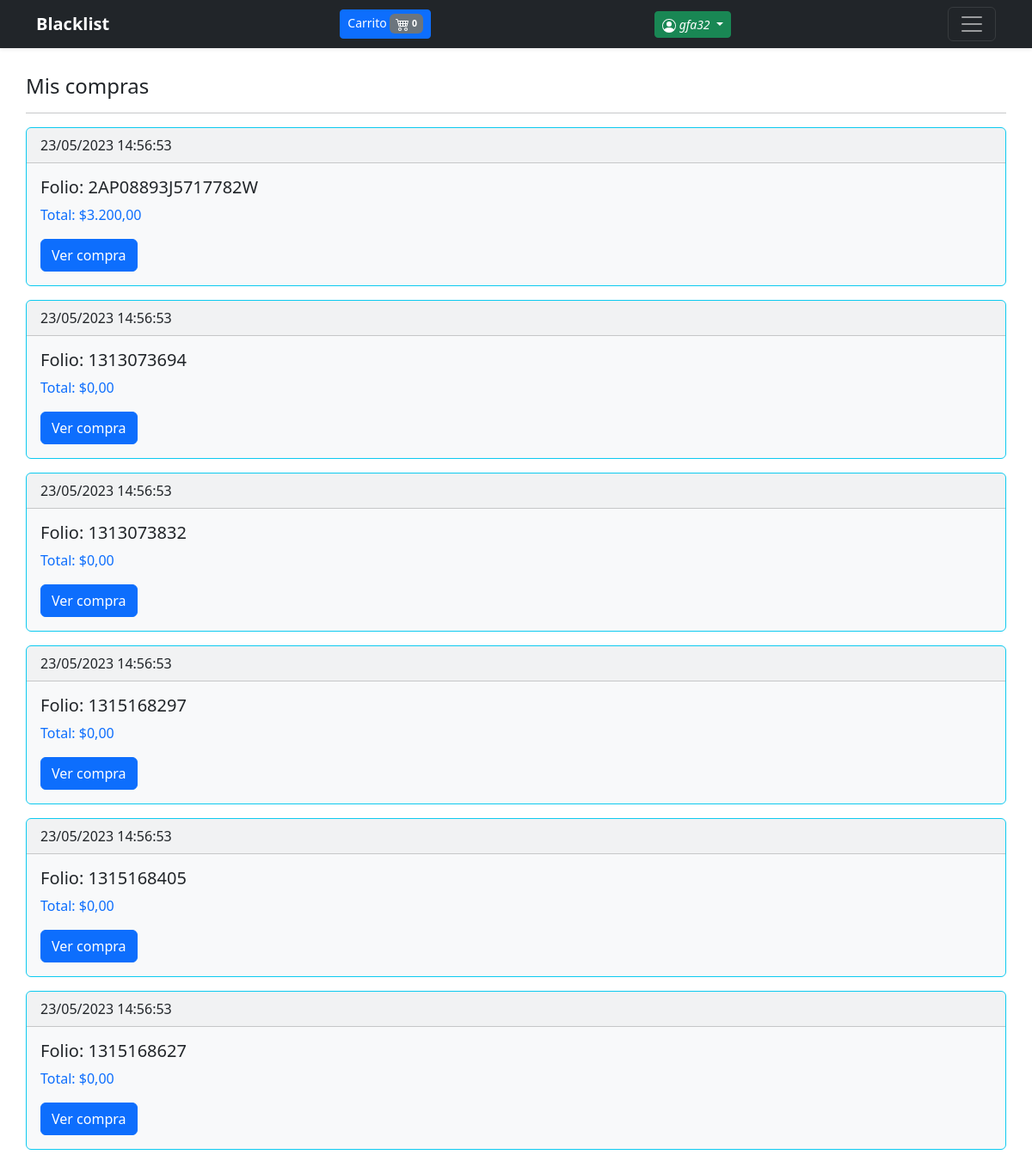
The app's page /compras.php (signed in) with its own data.
### tables this page shows
CREATE TABLE `compra` (
  `id` int(11) NOT NULL,
  `id_transaccion` varchar(20) NOT NULL,
  `fecha` datetime NOT NULL,
  `status` varchar(20) NOT NULL,
  `medio_pago` varchar(20) DEFAULT NULL,
  `email` varchar(50) NOT NULL,
  `id_cliente` varchar(20) NOT NULL,
  `total` decimal(10,2) NOT NULL
);

### clientesFunciones.php (called while the page is built, shortened)
<?php
function generarToken(){
    return md5(uniqid(mt_rand(),false));
}
?>

### compras.php (the view, shortened to what this page needs)
<?php
require 'clientesFunciones.php';
$db = new Database();
$con = $db->conectar();
$token = generarToken();
$idCliente = $_SESSION['user_cliente'];
$sql = $con->prepare("SELECT id_transaccion, fecha, status, total, medio_pago  FROM compra WHERE id_cliente=? ORDER BY DATE(fecha) DESC");
$sql->execute([$idCliente]);
$date = $sql->fetch(PDO::FETCH_ASSOC);
$fecha = new DateTime($date['fecha']);
$fecha = $fecha->format('d/m/Y H:i:s');
?>
<!DOCTYPE html>
<html lang="en">
<head>
    <link href="https://cdn.jsdelivr.net/npm/bootstrap@5.3.0-alpha2/dist/css/bootstrap.min.css" rel="stylesheet">
    <link rel="stylesheet" href="css/estilos.css">
</head>
<body>
    <?php include 'menu.php';?>
    <main>
        <div class="container">
            <h4>Mis compras</h4>
            <hr>
            <?php while($row = $sql->fetch(PDO::FETCH_ASSOC)){ ?>
                <div class="card mb-3 bg-light border-info">
                    <div class="card-header">
                        <?php echo $fecha; ?>
                    </div>
                    <div class="card-body">
                        <h5 class="card-title">Folio: <?php echo $row['id_transaccion']; ?></h5>
                        <p class="card-text text-primary">Total: <?php echo MONEDA. '' . number_format($row['total'], 2, ',', '.');?></p>
                        <a href="compra_detalle.php?orden=<?php echo $row['id_transaccion'];?>&token=<?php echo $token;?>" class="btn btn-primary">Ver compra</a>
                    </div>
                </div>
            <?php } ?>
        </div>
    </main>
</body>
</html>

### css/estilos.css (style rules this page uses)
main>.container { padding: 30px 0; }

### records on screen
compra: id_transaccion "2AP08893J5717782W", total "3.200,00"
compra: fecha "23/05/2023 14:56:53"
compra: id_transaccion "1313073694", total "0,00"
compra: id_transaccion "1313073832", total "0,00"
compra: id_transaccion "1315168297", total "0,00"
compra: id_transaccion "1315168405", total "0,00"
compra: id_transaccion "1315168627", total "0,00"

### other values on screen
$num_cart "0"
$_SESSION['user_name'] "gfa32"
